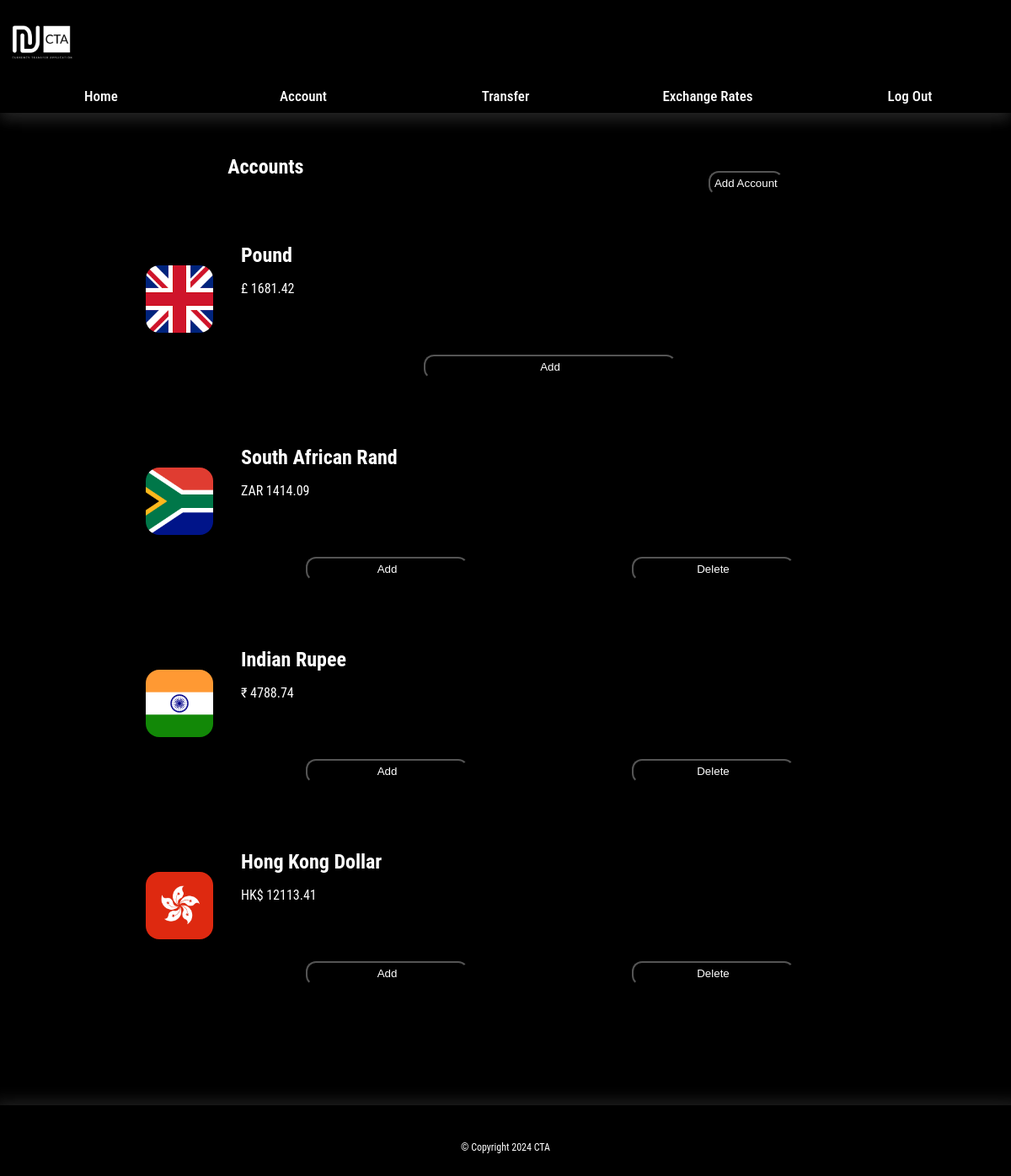
The page /account-home.php?user=20 on the database its author committed.
### tables this page shows
CREATE TABLE `currency_accounts` (
  `currency_account_id` int(10) NOT NULL,
  `balance` decimal(10,2) NOT NULL,
  `user_id` int(10) NOT NULL,
  `exchange_id` int(10) NOT NULL
);

CREATE TABLE `exchange_rates` (
  `exchange_Id` int(10) NOT NULL,
  `currency_name` varchar(50) NOT NULL,
  `exchange_rate` float NOT NULL,
  `currency_symbol` varchar(3) DEFAULT NULL,
  `currency_image` varchar(100) DEFAULT NULL
);

### account-home.php (the view, shortened to what this page needs)
<!DOCTYPE html>
<html lang="en">
<head>
    <?php
        include("includes/dbconfing-inc.php");
        $user =$_GET["user"]?? null;
        $stmnt=$mysqli->prepare("SELECT * FROM `currency_accounts` INNER JOIN exchange_rates ON currency_accounts.exchange_id = exchange_rates.exchange_id WHERE user_id = ?;");
        $stmnt->bind_param('s',$user);
        $stmnt->execute();
       $results=$stmnt->get_result();
    ?>
    <link rel="stylesheet" href="https://cdnjs.cloudflare.com/ajax/libs/font-awesome/4.7.0/css/font-awesome.min.css">
    <link rel="stylesheet" href="css/mobile-home.css">
    <link rel="stylesheet" href="css/desktop-home.css" media="only screen and (min-width : 720px)">
</head>
<body>
    <div class="container">
        <?php
            include("includes/nav-account-inc.php");
        ?>
        <main>
                <div class="account-header">
                    <h2>Accounts</h2>
                    <?php
                        echo("<a href=\"add-account.php?user=$user\"><button>Add Account</button></a>")
                    ?>
                </div>
                <div class="info">
                    <?php
                        if($results->num_rows>0){
                            while($account = $results -> fetch_object()){
                                    echo("<div class=\"exchange-display\">");
                                    echo("<div class=\"exchange-image\">");
                                    echo("<div class=\"img-container\">");
                                    echo("<img src=\"imgs/{$account->currency_image}\" alt=\"$account->currency_name\">");
                                    echo("</div>");
                                    echo("</div>");
                                    echo("<div class=\"exchange-info\">");
                                    echo("<div class=\"balance\">");
                                    echo("<h2>{$account->currency_name}</h2>");
                                    echo("<p>{$account->currency_symbol} {$account->balance}</p>");
                                    echo("</div>");
                                    echo("<div class=\"flex-buttons\">");
                                    echo("<a href=\"add-currency.php?user={$user}\"><button class=\"btn-width\">Add</button></a>");
                                    if($account->exchange_id != 3){
                                        echo("<a href=\"delete-code.php?user=$user & account=$account->exchange_id\"><button class=\"btn-width\">Delete</button></a>");
                                    }
                                    echo("</div>");
                                    echo("</div>");
                                    echo("</div>");
                            }
                        }
                        else{
                            echo("<p>No Accounts</p>");
                        }
                    ?>
                </div>
        </main>
        <?php
            include("includes/footer-inc.php")
        ?>
    </div>
</body>
</html>

### includes/nav-account-inc.php (shortened to what this page needs)
<div class="nav-bar">
            <div class="logo">
            <?php
                echo("<a href=\"account-home.php?user={$user}\"><img src=\"imgs/logo-white.png\" alt=\"logo\"></a>")
            ?>
            </div>
            <div id="page-links">
                <?php
                    echo("<a href=\"account-home.php?user={$user}\">Home</a>");
                    echo("<a href=\"account-info.php?user={$user}\">Account</a>");
                    echo("<a href=\"transfer.php?user={$user}\">Transfer</a>");
                    echo("<a href=\"exchnage-rates.php?user={$user}\">Exchange Rates</a>");
                    echo("<a href=\"index.php\">Log Out</a>");
                ?>
            </div>
        </div>

### includes/footer-inc.php
<footer>
    <p>&copy; Copyright 2024 CTA</p>
</footer>

### css/mobile-home.css (style rules this page uses)
body { margin: 0px; font-family: "Lato", sans-serif; background-color: black; color: white; text-align: center; height: auto; }
.container { height: auto; }
.nav-bar { overflow: hidden; background-color: black; position: relative; color: white; box-shadow: 0 8px 16px 0 rgba(118, 117, 117, 0.19), 0 6px 20px 0 rgba(118, 117, 117, 0.19); }
.nav-bar #page-links { display: none; }
#page-links a { text-decoration: none; font-size: 17px; display: block; padding-left: 5px; padding-bottom: 10px; padding-top: 10px; color: white; font-weight: 550; text-align: center; }
.logo { width: 20%; height: auto; max-width: 100px; }
.logo img { height: 100%; width: 100%; }
.logo a { padding: 0px; }
.info { display: flex; flex-direction: column; padding: 20px; height: auto; min-height: 600px; }
.exchange-display { display: flex; flex-direction: row; border-radius: 10px; margin-bottom: 30px; padding-top: 5px; padding-bottom: 5px; }
.exchange-image { display: flex; flex: 25%; justify-content: center; align-items: center; padding:3px ; }
.exchange-image .img-container { width:80%; }
.exchange-image img { width: 100%; height: auto; border-radius: 20%; }
.exchange-info { display: flex; flex-direction: column; flex: 75%; }
.exchange-info h2 { margin: 0px; }
.balance { flex:80%; text-align: center; padding-left: 20px; }
.flex-buttons { display: flex; flex-direction: row; justify-content: space-evenly; flex: 20%; width: 100%; }
input[type=submit],button { width: 100%; padding: 5px; border-radius: 12px; background-color: black; color: white; transition: background-color 1s; max-width: 300px; }
a button { width: 100%; }
a .btn-width { width: 75%; }
.flex-buttons * { flex:25%; }
h2 { text-decoration: none; }
body { font-family: 'Roboto Condensed', sans-serif; margin: auto; padding: 0; height: 100%; min-width: 100%; }
.container { display: flex; width: 100%; margin: auto; padding: 0; border:0; height: auto; flex-direction: column; flex: 1 1 auto; }
main { padding-top: 20px; text-align: center; }
footer { margin-top: 50px; font-size: 12px; box-shadow: 8px 8px 16px 16px rgba(118, 117, 117, 0.19), 0 6px 20px 0 rgba(118, 117, 117, 0.19); min-height: 100px; display: flex; justify-content: center; align-items: center; }

### css/desktop-home.css (style rules this page uses)
.logo { max-width: 100px; }
.nav-bar #page-links { display: flex; flex-direction: row; justify-content: space-evenly; }
#page-links a { width: 50%; padding-top: 0px; padding-left: 0px; transition: background-color 1s; }
.info { align-items: center; justify-content: center; }
.exchange-display { width: 80%; min-height: 200px; transition: background-color 1s; }
.exchange-image { max-width: 100px; }
.balance { text-align: left; display: flex; flex-direction: column; justify-content: center; }
.flex-buttons { padding-top: 20px; }
a .btn-width { width: 50%; }
.account-header { display: flex; flex-direction: row; justify-content: space-around; width: 100%; align-items: flex-end; }
body { display: flex; flex-direction: column; }
main { height: auto; padding: 30px; display: flex; flex-direction: column; }
.info { font-size: 16px; display: flex; flex:85%; flex-direction: column; }

### rows shown on the page
currency_accounts: exchange.currency_image (picture), exchange.currency_name "Pound", exchange.currency_symbol "£", balance "1681.42"
currency_accounts: exchange.currency_image (picture), exchange.currency_name "South African Rand", exchange.currency_symbol "ZAR", balance "1414.09"
currency_accounts: exchange.currency_image (picture), exchange.currency_name "Indian Rupee", exchange.currency_symbol "₹", balance "4788.74"
currency_accounts: exchange.currency_image (picture), exchange.currency_name "Hong Kong Dollar", exchange.currency_symbol "HK$", balance "12113.41"
